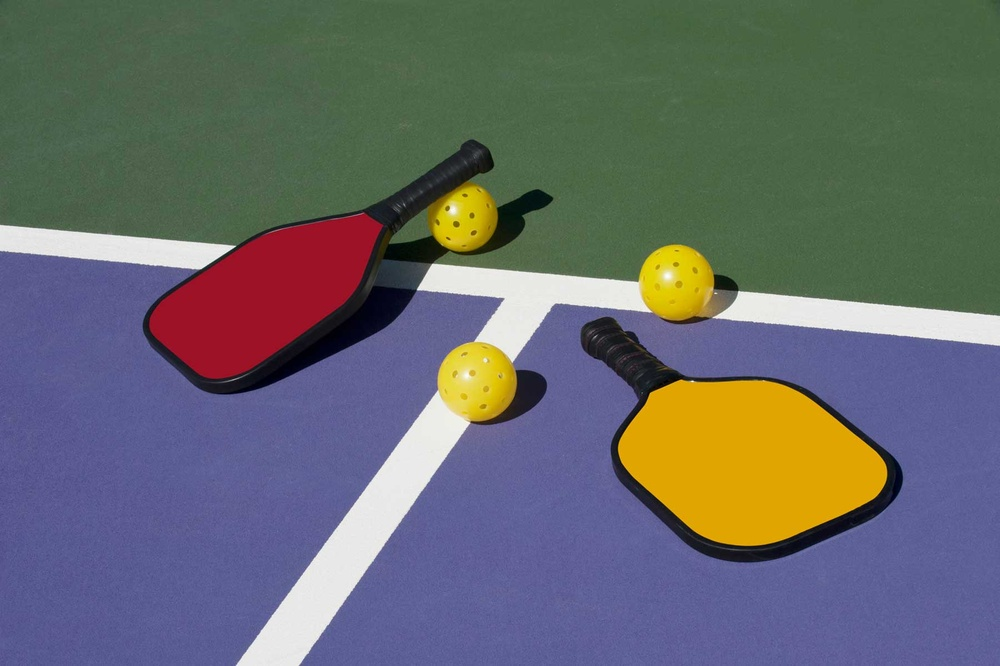
#> input picture pickleball.jpg, 1000 x 666 px, shrunk from 1800 x 1198 before the run, found by its file name
$ python pickleball.py
#> lines starting #> are read from the running program, lines starting #| are printed output that depends on the picture; after the words box and inside, x2 and y2 are one past the last pixel; in counts of white or black regions, pixels touching at a corner belong together
import cv2

# read in image to detect pickle ball by providing image path.
photo = cv2.imread("C:\CS\personal projects\image recognition\pickleball.jpg")
#> photo is the input picture: shape (666, 1000, 3); mean B, G, R 106, 104.6, 102

# image is converted to gray-scale to perfum calculates for Canny Edge detection via a single-channel.
gray_photo = cv2.cvtColor(photo, cv2.COLOR_BGR2GRAY)
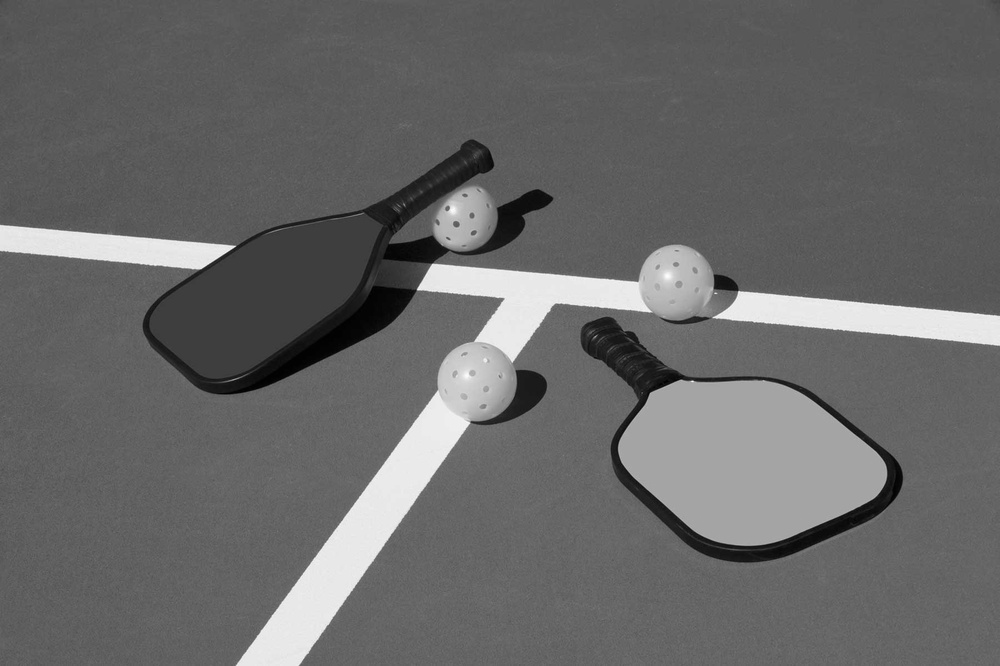
#> gray_photo: shape (666, 1000); min 1, max 253, mean 103.8
# image is blurred to remove noise which could interfere with Canny Edge detection.
blurred_photo = cv2.GaussianBlur(gray_photo, (9, 9), 2)
# Canny edge detection uses local maximums of gradients to find edges.
edges = cv2.Canny(blurred_photo, 50, 250)
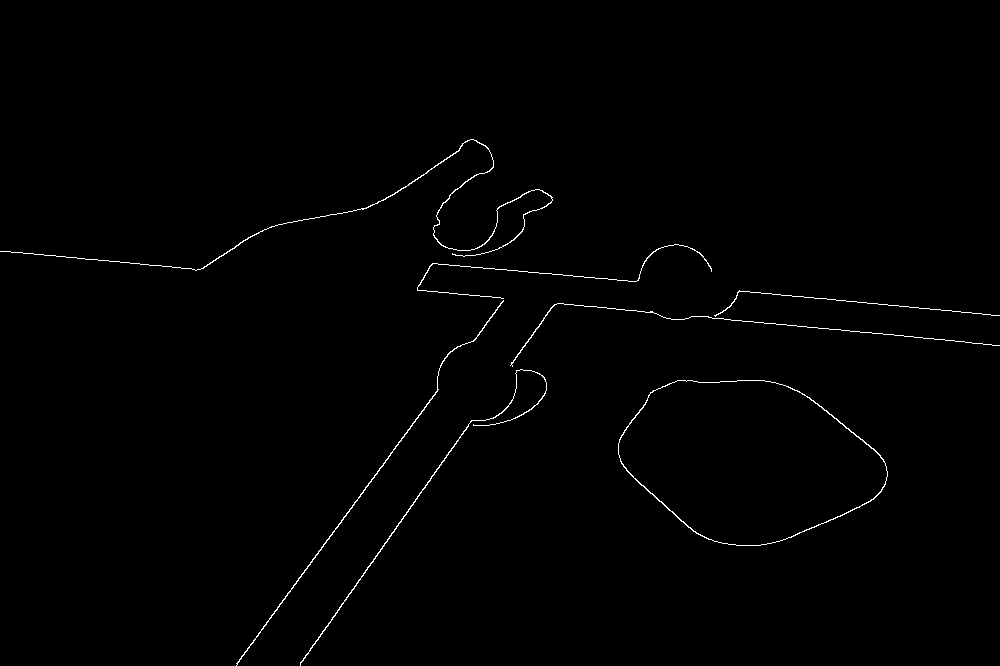
#> edges: shape (666, 1000); 0.67% white in thin lines or dots, all inside (x1, y1, x2, y2) = (0, 139, 1000, 666)
# using edges detected, the most probable circles that fit the edges are found using a
# tally-system and testing different radii & centers.
circles = cv2.HoughCircles(
    blurred_photo, cv2.HOUGH_GRADIENT, dp=1.1, minDist=100, param1=100, param2=50, minRadius=10, maxRadius=100
)
#> circles = [[476.9, 381.1, 39.04], [674.9, 280, 36.18]]
# circles found using HoughCircles, are outlines in neon green to show detected pickleballs
if circles is not None:
    circles = circles[0, :].astype(int)
#> circles = [[476, 381, 39], [674, 279, 36]]
    for (x, y, r) in circles:
        cv2.circle(photo, (x, y), r, (0, 255, 0), 4)
#> this loop made 2 passes
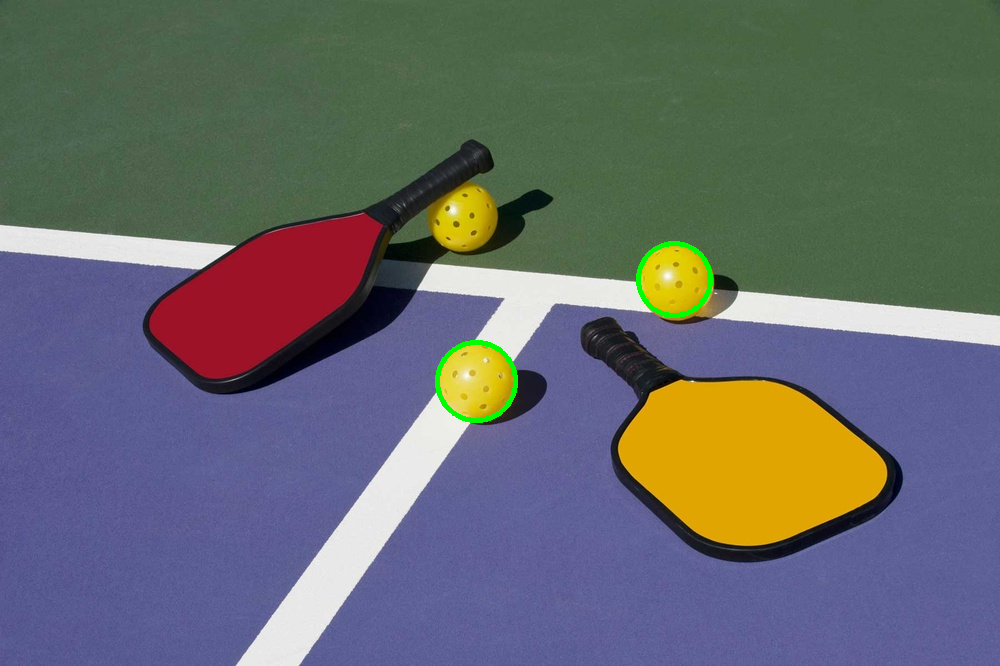
#> photo: shape (666, 1000, 3); 0.35% of pixels changed, all inside (x1, y1, x2, y2) = (435, 241, 713, 423)
# image with detected pickleballs is shown.
cv2.imshow('Detected Pickleball', photo)
cv2.waitKey(0)
cv2.destroyAllWindows()
